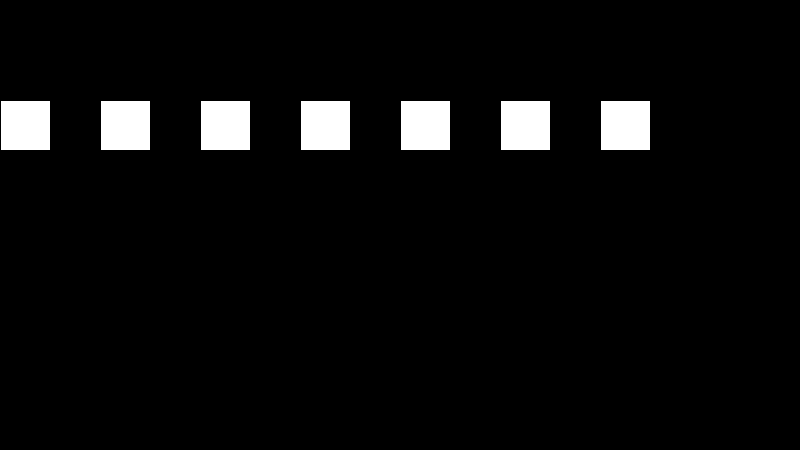
Frame 1 (no input)
Frame 2 (the mouse pressed at the canvas centre, redrawn once): identical to frame 1, image omitted

The Processing sketch that drew this single still picture (run headless with seeded random() and noise(); the mouse was pressed at the canvas centre and the sketch redrawn once):

// Processing sketch: loops_05
// ── loops_05.pde
/**
 * loops_05 
 * 
 * Let's do something several times 
 * Why the heck would we bother doing math to the counter?
 * Because you can use that math to draw stuff!
 */

void setup() {
  size(800, 450);
  background(0);
  noLoop(); // Let's only run draw once for now.
  fill(255);
}

void draw() {
  int i = 0;
  while (i < 7) {
    // Draw a rectangle, and use the current value of the counter to determine the x position: 
    rect(i * 100, 100, 50, 50);
    println(i * 100);
    i++;
  }
}
